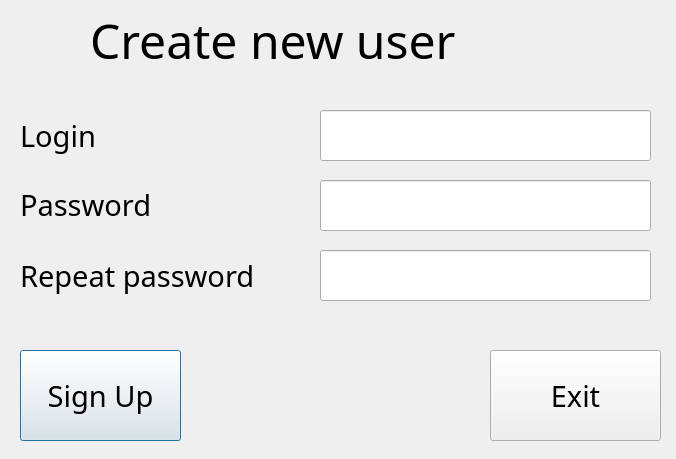
<?xml version="1.0" encoding="UTF-8"?>
<ui version="4.0">
 <class>NewUser</class>
 <widget class="QDialog" name="NewUser">
  <property name="geometry">
   <rect>
    <x>0</x>
    <y>0</y>
    <width>676</width>
    <height>459</height>
   </rect>
  </property>
  <property name="windowTitle">
   <string>Dialog</string>
  </property>
  <widget class="QLabel" name="label">
   <property name="geometry">
    <rect>
     <x>20</x>
     <y>110</y>
     <width>101</width>
     <height>51</height>
    </rect>
   </property>
   <property name="font">
    <font>
     <family>Purisa</family>
     <pointsize>22</pointsize>
    </font>
   </property>
   <property name="text">
    <string>Login</string>
   </property>
  </widget>
  <widget class="QLabel" name="label_2">
   <property name="geometry">
    <rect>
     <x>20</x>
     <y>180</y>
     <width>171</width>
     <height>51</height>
    </rect>
   </property>
   <property name="font">
    <font>
     <family>Purisa</family>
     <pointsize>22</pointsize>
    </font>
   </property>
   <property name="text">
    <string>Password</string>
   </property>
   <property name="textFormat">
    <enum>Qt::RichText</enum>
   </property>
  </widget>
  <widget class="QLineEdit" name="login">
   <property name="geometry">
    <rect>
     <x>320</x>
     <y>110</y>
     <width>331</width>
     <height>51</height>
    </rect>
   </property>
   <property name="font">
    <font>
     <pointsize>22</pointsize>
    </font>
   </property>
  </widget>
  <widget class="QLineEdit" name="password">
   <property name="geometry">
    <rect>
     <x>320</x>
     <y>180</y>
     <width>331</width>
     <height>51</height>
    </rect>
   </property>
   <property name="font">
    <font>
     <pointsize>22</pointsize>
    </font>
   </property>
   <property name="echoMode">
    <enum>QLineEdit::Password</enum>
   </property>
  </widget>
  <widget class="QLineEdit" name="repeat">
   <property name="geometry">
    <rect>
     <x>320</x>
     <y>250</y>
     <width>331</width>
     <height>51</height>
    </rect>
   </property>
   <property name="font">
    <font>
     <pointsize>22</pointsize>
    </font>
   </property>
   <property name="echoMode">
    <enum>QLineEdit::Password</enum>
   </property>
  </widget>
  <widget class="QLabel" name="label_3">
   <property name="geometry">
    <rect>
     <x>20</x>
     <y>250</y>
     <width>271</width>
     <height>51</height>
    </rect>
   </property>
   <property name="font">
    <font>
     <family>Purisa</family>
     <pointsize>22</pointsize>
    </font>
   </property>
   <property name="text">
    <string>Repeat password</string>
   </property>
  </widget>
  <widget class="QPushButton" name="pushButton">
   <property name="geometry">
    <rect>
     <x>20</x>
     <y>350</y>
     <width>161</width>
     <height>91</height>
    </rect>
   </property>
   <property name="font">
    <font>
     <family>Purisa</family>
     <pointsize>22</pointsize>
    </font>
   </property>
   <property name="text">
    <string>Sign Up</string>
   </property>
  </widget>
  <widget class="QPushButton" name="pushButton_2">
   <property name="geometry">
    <rect>
     <x>490</x>
     <y>350</y>
     <width>171</width>
     <height>91</height>
    </rect>
   </property>
   <property name="font">
    <font>
     <family>Purisa</family>
     <pointsize>22</pointsize>
    </font>
   </property>
   <property name="text">
    <string>Exit</string>
   </property>
  </widget>
  <widget class="QLabel" name="label_4">
   <property name="geometry">
    <rect>
     <x>90</x>
     <y>10</y>
     <width>471</width>
     <height>61</height>
    </rect>
   </property>
   <property name="font">
    <font>
     <family>Purisa</family>
     <pointsize>36</pointsize>
    </font>
   </property>
   <property name="text">
    <string>Create new user</string>
   </property>
  </widget>
 </widget>
 <resources/>
 <connections/>
</ui>
